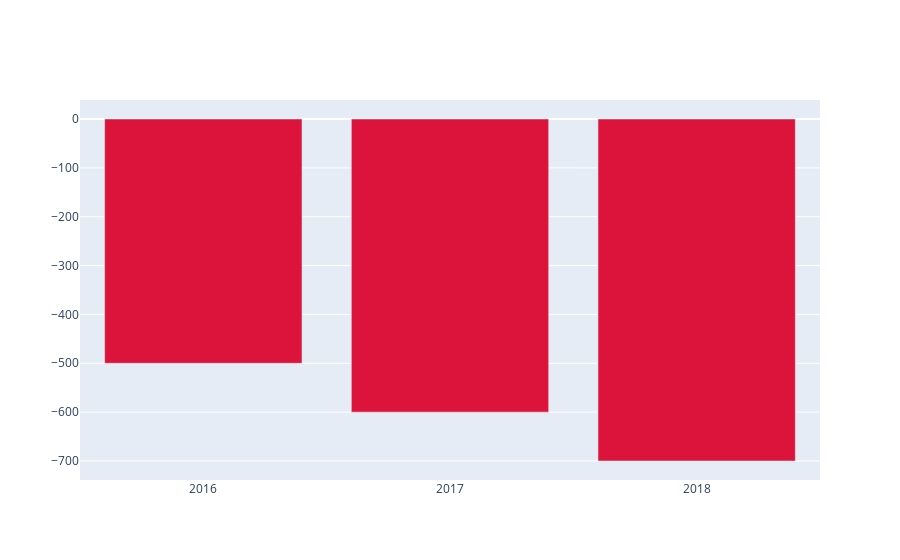

Notebook code for this chart:
### Code cell
fig.add_trace(go.Bar(x=years, y=[500, 600, 700],
                base=[-500,-600,-700],
                marker_color='crimson',
                name='expenses'))

### Figure 1 — Plotly figure (JSON) as saved in the notebook; plotly's stock layout.template omitted (floating-point values rounded to 4 significant figures)
{"data": [{"base": [-500, -600, -700], "marker": {"color": "crimson"}, "name": "expenses", "type": "bar", "x": ["2016", "2017", "2018"], "y": [500, 600, 700]}], "layout": {}}
